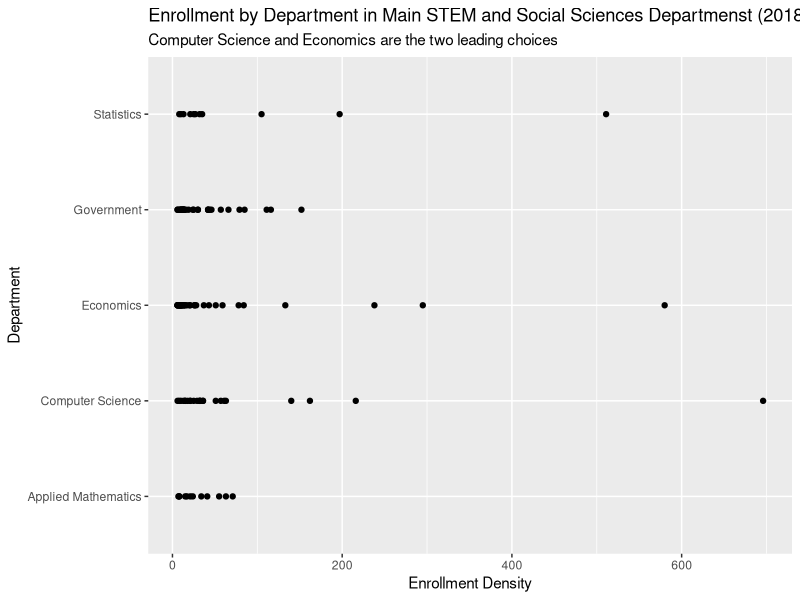

The R source for this figure:
## ---- chunk 1
knitr::opts_chunk$set(echo = TRUE)

library(tidyverse)
library(readr)
library(readxl)
library(dplyr)
library(fs)

## ---- chunk 2


enrollment_eighteen <- read_excel("fall_2018_enrollment.xlsx", skip = 2) %>% 
  filter(!is.na(`Course Name`)) %>% 
  filter(UGrad > 5) %>% 
  select(id =`Course ID`, title = `Course Title`, name = `Course Name`, department = `Course Department`, enrolled = `UGrad`)

enrollment_seventeen <- read_excel("fall_2017_enrollment.xlsx", skip = 3) %>% filter(!is.na(`Course Name`)) %>% filter(UGrad > 5) %>% select(id =`Course ID`, title = `Course Title`, name = `Course Name`, department = `Course Department`, enrolled = `UGrad`)

enrollment_sixteen <- read_excel("fall_2016_enrollment.xlsx", skip = 0) %>% filter(!is.na(`COURSE ID`)) %>% filter(HCOL > 5) %>% select(id =`COURSE ID`, title = `COURSE`, department = `DEPARTMENT`, enrolled = `HCOL`)


## ---- chunk 3


enrollment_eighteen %>% 
  filter(department %in% c("Economics", "Computer Science", "Government", "Statistics", "Applied Mathematics")) %>%  
  ggplot(aes(x = department, y = enrolled)) + 
    geom_point() + 
    labs(title = "Enrollment by Department in Main STEM and Social Sciences Departmenst (2018)", subtitle = "Computer Science and Economics are the two leading choices") + 
    xlab("Department") + 
    ylab("Enrollment Density") + 
    coord_flip()
